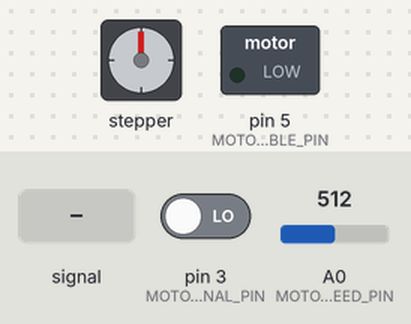
Recording of a sketch running on a simulated Arduino Uno, built with avr-gcc and run on an emulated ATmega328P. Parts: stepper motor, switched loads named in the sketch (green lamp = pin HIGH). The test bench sets the inputs (shaded band); at power-on: pin 3 (MOTOR_SIGNAL_PIN) LOW, A0 (MOTOR_SPEED_PIN) = 512. Stepper angles assume 200 steps per turn.

Above: at 1.2 s.
1.3 s: pin 3 (MOTOR_SIGNAL_PIN) driven HIGH
At 1.86 s:
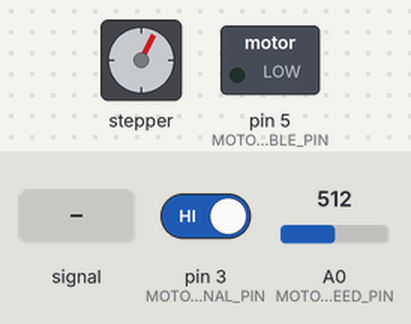
At 2.46 s:
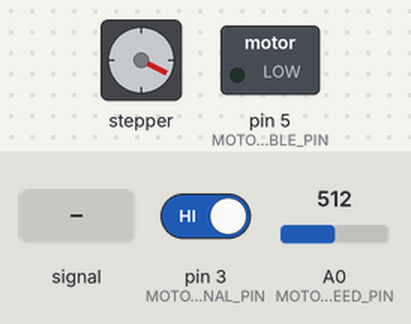
4.3 s: A0 (MOTOR_SPEED_PIN) set to 50
At 4.88 s:
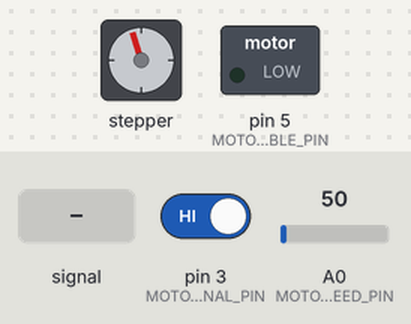
7.3 s: A0 (MOTOR_SPEED_PIN) set to 122
10.3 s: A0 (MOTOR_SPEED_PIN) fed a 200 Hz sine of ±81 counts around its level
13.3 s: A0 (MOTOR_SPEED_PIN) set to 0
16.3 s: pin 3 (MOTOR_SIGNAL_PIN) driven LOW
At 18.0 s:
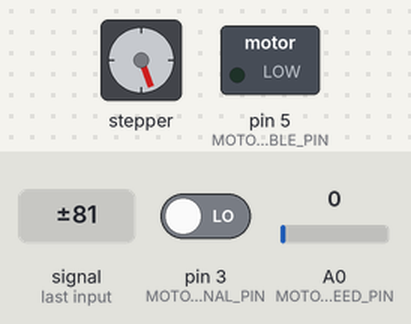
Timing chart, 0 to 18.8 s (numbered marks = the images above; inputs shaded):
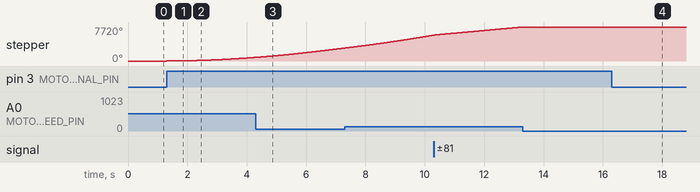

The sketch:

VenetieDiscokule.ino
```cpp
#include <AccelStepper.h>

#define MOTOR_SPEED_PIN A0
#define MOTOR_STEP_PIN 2
#define MOTOR_SIGNAL_PIN 3
#define MOTOR_ANTICLOCKWISE_PIN 4
#define MOTOR_DISABLE_PIN 5
#define MOTOR_INDEX_PIN 7 // Input, signals shaft index

AccelStepper stepper(AccelStepper::FULL2WIRE, MOTOR_STEP_PIN, MOTOR_ANTICLOCKWISE_PIN);

int previousSignal = 0;
int currentSignal = 0;
int prevPot = 0;
int scaledSpeed = 0;

void setup() {
  //Serial.begin(9600);
  pinMode( MOTOR_SIGNAL_PIN, INPUT );
  pinMode( MOTOR_STEP_PIN, OUTPUT );
  pinMode( MOTOR_ANTICLOCKWISE_PIN, OUTPUT );
  pinMode( MOTOR_DISABLE_PIN, OUTPUT );
  pinMode( MOTOR_SPEED_PIN, INPUT );

  digitalWrite( MOTOR_STEP_PIN, LOW );
  digitalWrite( MOTOR_ANTICLOCKWISE_PIN, LOW );
  digitalWrite( MOTOR_DISABLE_PIN, LOW );

  stepper.setMaxSpeed(60 + 5); // adjust rotation speed here
  stepper.setAcceleration(100.0);
}

void loop() {
  int pot = analogRead(MOTOR_SPEED_PIN);
  if ( pot != prevPot )
  {
    scaledSpeed = map( pot, 0, 1023, 0, 10000 );
    stepper.setMaxSpeed(scaledSpeed + 1);
    /*
    Serial.print("*");
    Serial.print(pot);
    Serial.print(":");
    Serial.print(scaledSpeed + 5);
    Serial.println(" ");
    */
  }
  else
  {
    /*
      Serial.print(pot);
      Serial.print(":");
      Serial.print(prevPot);
      Serial.println(" ");
    */
  }
  prevPot = pot;

  currentSignal = digitalRead( MOTOR_SIGNAL_PIN );
  if ( previousSignal != currentSignal )
  {

    if ( currentSignal )
    {
      // start moving
      stepper.moveTo(stepper.currentPosition() + 1000000);
    }
    else
    {
      // stop
      stepper.stop();
    }
    previousSignal = currentSignal;
  }
  stepper.run();
}
```

Measured:
- after the input at 1.3 s, stepper: keeps turning clockwise at about 274°/s, starting at once
- after the input at 16.3 s, stepper: goes on until 17.3 s, then stays 7720°
